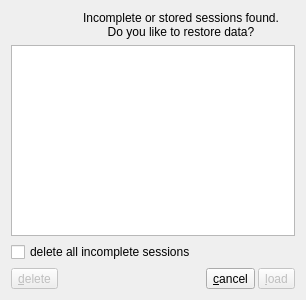
<?xml version="1.0" encoding="UTF-8"?>
<ui version="4.0">
 <class>xVSessionDlg</class>
 <widget class="QDialog" name="xVSessionDlg">
  <property name="geometry">
   <rect>
    <x>0</x>
    <y>0</y>
    <width>306</width>
    <height>300</height>
   </rect>
  </property>
  <property name="windowTitle">
   <string>Session Management</string>
  </property>
  <layout class="QVBoxLayout" name="verticalLayout">
   <item>
    <layout class="QHBoxLayout" name="horizontalLayout">
     <item>
      <widget class="QLabel" name="label_2">
       <property name="maximumSize">
        <size>
         <width>50</width>
         <height>50</height>
        </size>
       </property>
       <property name="text">
        <string/>
       </property>
       <property name="pixmap">
        <pixmap resource="../xVTK_resources.qrc">:/images/vtk-logo.png</pixmap>
       </property>
       <property name="scaledContents">
        <bool>true</bool>
       </property>
      </widget>
     </item>
     <item>
      <widget class="QLabel" name="label">
       <property name="text">
        <string>Incomplete or stored sessions found. 
Do you like to restore data?</string>
       </property>
       <property name="alignment">
        <set>Qt::AlignCenter</set>
       </property>
      </widget>
     </item>
    </layout>
   </item>
   <item>
    <widget class="QTreeWidget" name="pSessionTreeWdgt">
     <property name="font">
      <font>
       <family>URW Gothic L</family>
       <pointsize>9</pointsize>
       <weight>50</weight>
       <bold>false</bold>
      </font>
     </property>
     <property name="alternatingRowColors">
      <bool>true</bool>
     </property>
     <property name="selectionBehavior">
      <enum>QAbstractItemView::SelectRows</enum>
     </property>
     <attribute name="headerVisible">
      <bool>false</bool>
     </attribute>
     <column>
      <property name="text">
       <string notr="true">1</string>
      </property>
     </column>
    </widget>
   </item>
   <item>
    <widget class="QCheckBox" name="pClearAllIncompleteSessionsCB">
     <property name="text">
      <string>delete all incomplete sessions</string>
     </property>
    </widget>
   </item>
   <item>
    <layout class="QHBoxLayout" name="horizontalLayout_2">
     <property name="spacing">
      <number>3</number>
     </property>
     <item>
      <widget class="QToolButton" name="pDeleteTB">
       <property name="enabled">
        <bool>false</bool>
       </property>
       <property name="text">
        <string>&amp;delete</string>
       </property>
      </widget>
     </item>
     <item>
      <spacer name="horizontalSpacer">
       <property name="orientation">
        <enum>Qt::Horizontal</enum>
       </property>
       <property name="sizeHint" stdset="0">
        <size>
         <width>40</width>
         <height>20</height>
        </size>
       </property>
      </spacer>
     </item>
     <item>
      <widget class="QToolButton" name="pCancelTB">
       <property name="text">
        <string>&amp;cancel</string>
       </property>
      </widget>
     </item>
     <item>
      <widget class="QToolButton" name="pLoadTB">
       <property name="enabled">
        <bool>false</bool>
       </property>
       <property name="text">
        <string>&amp;load</string>
       </property>
      </widget>
     </item>
    </layout>
   </item>
  </layout>
 </widget>
 <tabstops>
  <tabstop>pSessionTreeWdgt</tabstop>
  <tabstop>pClearAllIncompleteSessionsCB</tabstop>
  <tabstop>pDeleteTB</tabstop>
  <tabstop>pCancelTB</tabstop>
  <tabstop>pLoadTB</tabstop>
 </tabstops>
 <resources>
  <include location="../xVTK_resources.qrc"/>
 </resources>
 <connections>
  <connection>
   <sender>pCancelTB</sender>
   <signal>clicked()</signal>
   <receiver>xVSessionDlg</receiver>
   <slot>reject()</slot>
   <hints>
    <hint type="sourcelabel">
     <x>235</x>
     <y>288</y>
    </hint>
    <hint type="destinationlabel">
     <x>200</x>
     <y>271</y>
    </hint>
   </hints>
  </connection>
 </connections>
</ui>
